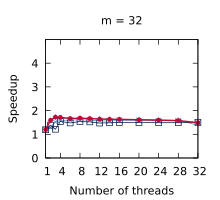

gnuplot code for this plot:
set title "m = 32"
set terminal pdf size 2.2,2.0
set output "./results/Scans_n___4,194,304,_m___32.pdf"
set key off
set xrange [1:32]
set xtics (1, 4, 8, 12, 16, 20, 24, 28, 32)
set xlabel "Number of threads"
set yrange [0:5]
set ytics (0, 1, 2, 3, 4)
set ylabel "Speedup"
plot './results/Scans_n___4,194,304,_m___32.dat' using 1:2 title "Outer parallelism" pointsize 0.7 lw 1 pt 1 linecolor rgb "#24A793" with linespoints, \
  './results/Scans_n___4,194,304,_m___32.dat' using 1:3 title "Inner parallelism" pointsize 0.7 lw 1 pt 2 linecolor rgb "#5287C6" with linespoints, \
  './results/Scans_n___4,194,304,_m___32.dat' using 1:4 title "OpenMP" pointsize 0.7 lw 1 pt 4 linecolor rgb "#001240" with linespoints, \
  './results/Scans_n___4,194,304,_m___32.dat' using 1:5 title "Work assisting (our)" pointsize 0.4 lw 2 pt 7 linecolor rgb "#C00A35" with linespoints
